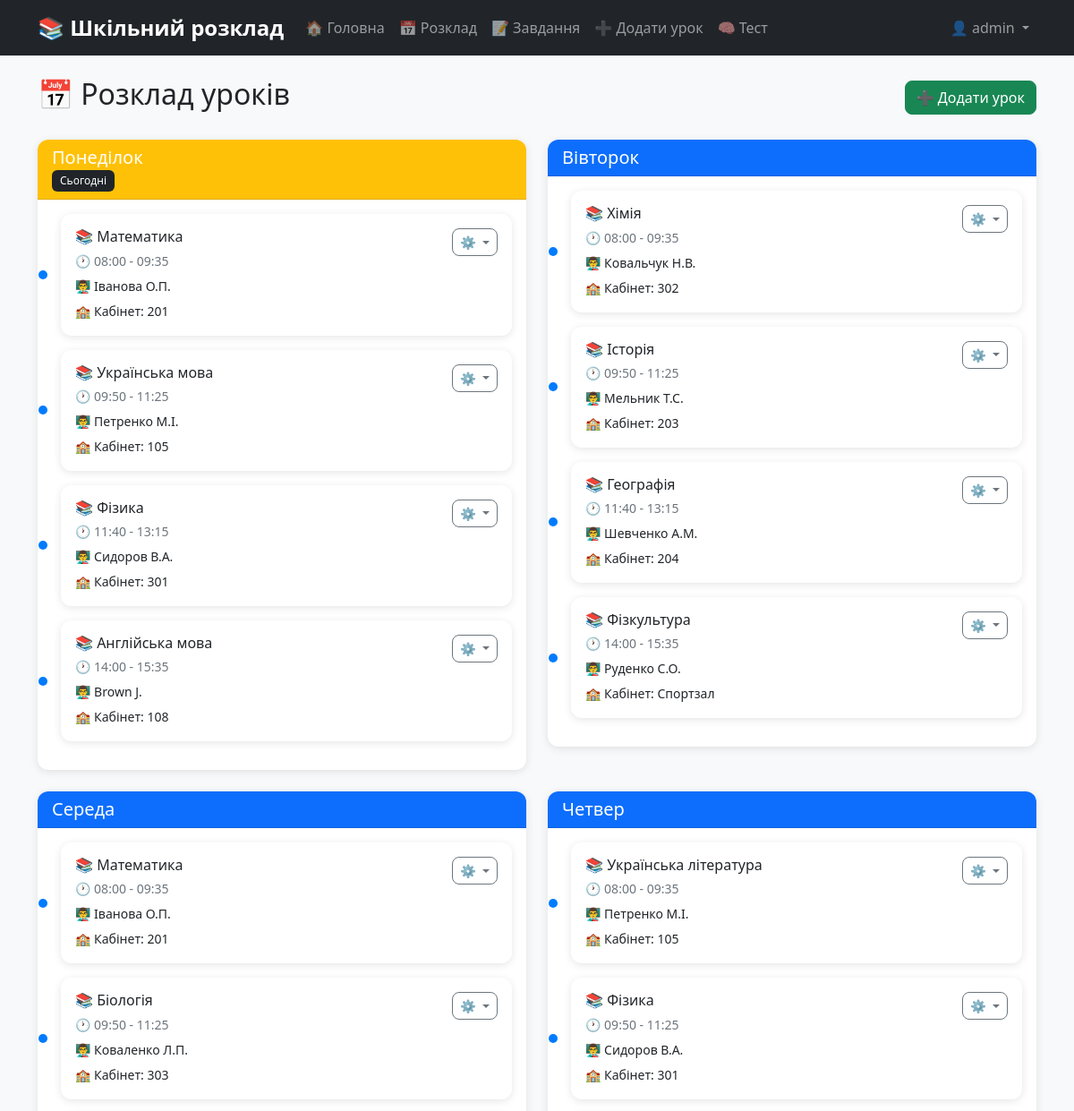
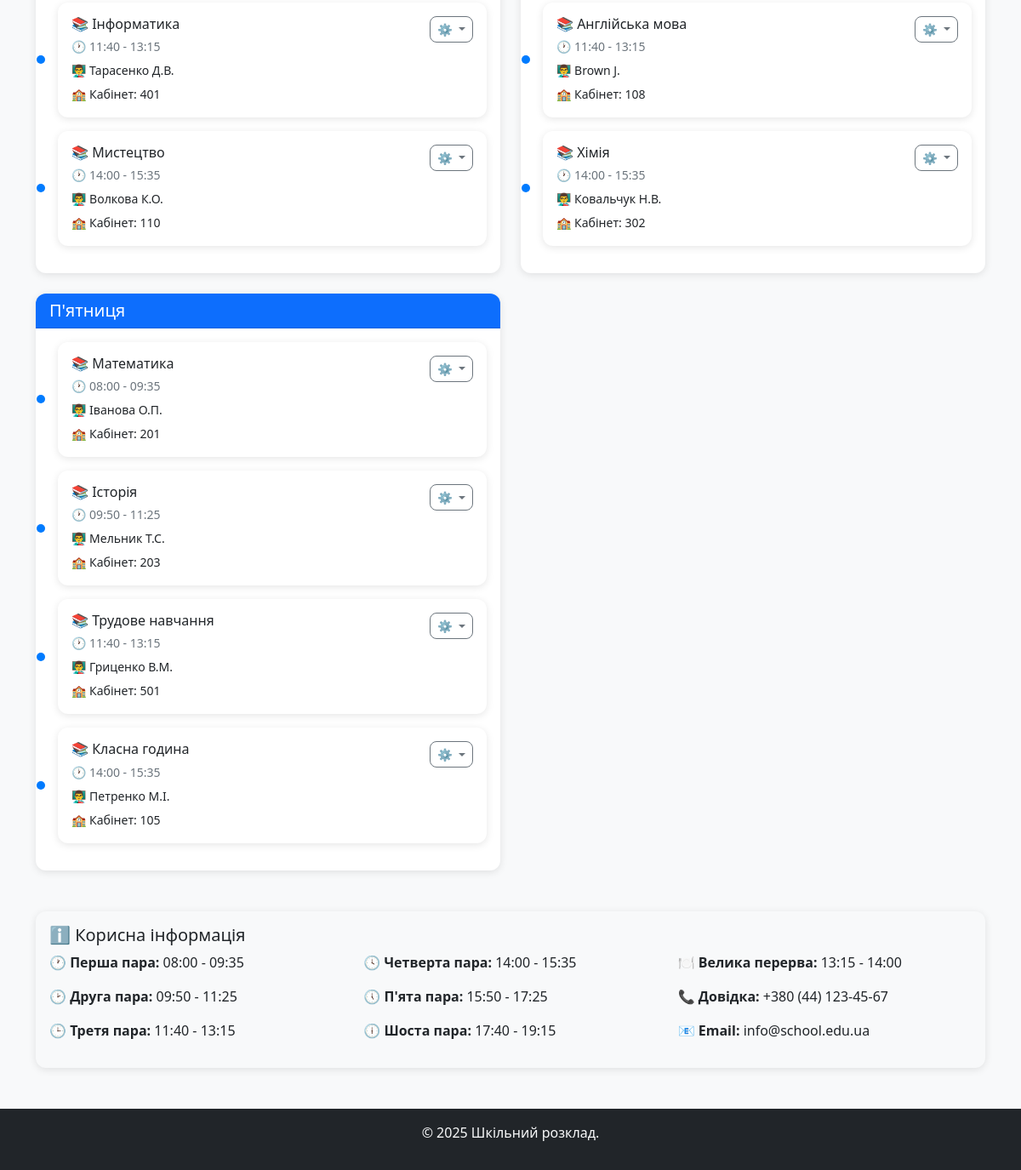
The page /schedule (signed in) on the database its author committed (2 pictures, top to bottom).
### tables this page shows
CREATE TABLE lessons (
            id INTEGER PRIMARY KEY AUTOINCREMENT,
            subject TEXT NOT NULL,
            teacher TEXT NOT NULL,
            classroom TEXT NOT NULL,
            day_of_week TEXT NOT NULL,
            time_start TEXT NOT NULL,
            time_end TEXT NOT NULL,
            created_by INTEGER,
            created_at TIMESTAMP DEFAULT CURRENT_TIMESTAMP,
            FOREIGN KEY (created_by) REFERENCES users (id)
        );

### app.py (the view)
@app.route('/schedule')
@login_required
def schedule():
    conn = get_db_connection()
    lessons = conn.execute(
        'SELECT * FROM lessons ORDER BY day_of_week, time_start'
    ).fetchall()
    conn.close()
    schedule_by_day = {}
    days = ['Понеділок', 'Вівторок', 'Середа', 'Четвер', 'П\'ятниця']
    for day in days:
        schedule_by_day[day] = [lesson for lesson in lessons if lesson['day_of_week'] == day]
    return render_template('schedule.html', schedule=schedule_by_day)

### app.py (called while the page is built)
def get_db_connection():
    conn = sqlite3.connect('school_schedule.db')
    conn.row_factory = sqlite3.Row
    return conn

def login_required(f):
    from functools import wraps
    @wraps(f)
    def decorated_function(*args, **kwargs):
        if 'user_id' not in session:
            return redirect(url_for('login'))
        return f(*args, **kwargs)
    return decorated_function

### templates/schedule.html (shortened to what this page needs)
{% extends "base.html" %}
{% block content %}
<div class="d-flex justify-content-between align-items-center mb-4">
    <h2>📅 Розклад уроків</h2>
    {% if session.role in ['admin', 'teacher'] %}
        <a href="{{ url_for('add_lesson') }}" class="btn btn-success">➕ Додати урок</a>
    {% endif %}
</div>
<div class="row">
    {% for day, lessons in schedule.items() %}
    <div class="col-lg-6 mb-4">
        <div class="card">
            <div class="card-header bg-primary text-white">
                <h5 class="mb-0">{{ day }}</h5>
            </div>
            <div class="card-body">
                {% if lessons %}
                    <div class="timeline">
                        {% for lesson in lessons %}
                        <div class="timeline-item mb-3">
                            <div class="card border-start border-4 border-info">
                                <div class="card-body">
                                    <div class="d-flex justify-content-between align-items-start">
                                        <div>
                                            <h6 class="card-title mb-1">📚 {{ lesson.subject }}</h6>
                                            <p class="card-text mb-1">
                                                <small class="text-muted">
                                                    🕐 {{ lesson.time_start }} - {{ lesson.time_end }}
                                                </small>
                                            </p>
                                            <p class="card-text mb-1">
                                                <small>👨‍🏫 {{ lesson.teacher }}</small>
                                            </p>
                                            <p class="card-text mb-0">
                                                <small>🏫 Кабінет: {{ lesson.classroom }}</small>
                                            </p>
                                        </div>
                                        {% if session.role in ['admin', 'teacher'] %}
                                        <div class="dropdown">
                                            <button class="btn btn-sm btn-outline-secondary dropdown-toggle"
                                                    type="button" data-bs-toggle="dropdown">
                                                ⚙️
                                            </button>
                                        </div>
                                        {% endif %}
                                    </div>
                                </div>
                            </div>
                        </div>
                        {% endfor %}
                    </div>
                {% endif %}
            </div>
        </div>
    </div>
    {% endfor %}
</div>
<div class="row mt-4">
    <div class="col-12">
        <div class="card bg-light">
            <div class="card-body">
                <h5>ℹ️ Корисна інформація</h5>
                <div class="row">
                    <div class="col-md-4">
                        <p><strong>🕐 Перша пара:</strong> 08:00 - 09:35</p>
                        <p><strong>🕑 Друга пара:</strong> 09:50 - 11:25</p>
                        <p><strong>🕒 Третя пара:</strong> 11:40 - 13:15</p>
                    </div>
                    <div class="col-md-4">
                        <p><strong>🕓 Четверта пара:</strong> 14:00 - 15:35</p>
                        <p><strong>🕔 П'ята пара:</strong> 15:50 - 17:25</p>
                        <p><strong>🕕 Шоста пара:</strong> 17:40 - 19:15</p>
                    </div>
                    <div class="col-md-4">
                        <p><strong>🍽️ Велика перерва:</strong> 13:15 - 14:00</p>
                        <p><strong>📞 Довідка:</strong> +380 (44) 123-45-67</p>
                        <p><strong>📧 Email:</strong> info@school.edu.ua</p>
                    </div>
                </div>
            </div>
        </div>
    </div>
</div>
{% endblock %}

### templates/base.html (shortened to what this page needs)
<!DOCTYPE html>
<html lang="uk">
<head>
    <link href="https://cdn.jsdelivr.net/npm/bootstrap@5.1.3/dist/css/bootstrap.min.css" rel="stylesheet">
    <link rel="stylesheet" href="{{ url_for('static', filename='css/style.css') }}">
</head>
<body>
    <nav class="navbar navbar-expand-lg navbar-dark bg-dark">
        <div class="container">
            <a class="navbar-brand" href="{{ url_for('index') }}">📚 Шкільний розклад</a>
            <div class="collapse navbar-collapse" id="navbarNav">
                <ul class="navbar-nav me-auto">
                    <li class="nav-item">
                        <a class="nav-link" href="{{ url_for('index') }}">🏠 Головна</a>
                    </li>
                    {% if session.user_id %}
                        <li class="nav-item">
                            <a class="nav-link" href="{{ url_for('schedule') }}">📅 Розклад</a>
                        </li>
                        <li class="nav-item">
                            <a class="nav-link" href="{{ url_for('tasks') }}">📝 Завдання</a>
                        </li>
                        {% if session.role in ['admin', 'teacher'] %}
                            <li class="nav-item">
                                <a class="nav-link" href="{{ url_for('add_lesson') }}">➕ Додати урок</a>
                            </li>
                        {% endif %}
                    {% endif %}
                    <li class="nav-item">
                        <a class="nav-link" href="{{ url_for('test') }}">🧠 Тест</a>
                    </li>
                </ul>
                <ul class="navbar-nav">
                    {% if session.user_id %}
                        <li class="nav-item dropdown">
                            <a class="nav-link dropdown-toggle" href="#" role="button" data-bs-toggle="dropdown">
                                👤 {{ session.username }}
                            </a>
                        </li>
                    {% endif %}
                </ul>
            </div>
        </div>
    </nav>
    <main class="container mt-4">
        {% block content %}{% endblock %}
    </main>
    <footer class="bg-dark text-light text-center py-3 mt-5">
        <div class="container">
            <p>&copy; 2025 Шкільний розклад.</p>
        </div>
    </footer>
</body>
</html>

### static/css/style.css (style rules this page uses)
body { font-family: 'Segoe UI', Tahoma, Geneva, Verdana, sans-serif; background-color: #f8f9fa; }
.navbar-brand { font-weight: bold; font-size: 1.5rem; }
.navbar-nav .nav-link { font-weight: 500; transition: color 0.3s ease; }
.card { border: none; border-radius: 12px; box-shadow: 0 2px 10px rgba(0, 0, 0, 0.1); transition: transform 0.2s ease, box-shadow 0.2s ease; }
.card-header { border-radius: 12px 12px 0 0 !important; font-weight: 600; }
.btn { border-radius: 8px; font-weight: 500; transition: all 0.3s ease; }
.timeline { position: relative; }
.timeline-item { position: relative; margin-bottom: 1rem; }
.timeline-item::before { content: ''; position: absolute; left: -15px; top: 50%; transform: translateY(-50%); width: 10px; height: 10px; background-color: #007bff; border-radius: 50%; z-index: 2; }
.timeline-item .card { margin-left: 10px; }
footer { margin-top: auto; }
.card { animation: fadeIn 0.6s ease-out; }
.border-start { border-left: var(--bs-border-width) var(--bs-border-style) var(--bs-border-color) !important; }
.border-4 { border-width: 4px !important; }
.border-info { --bs-border-color: #0dcaf0; }

### rows shown on the page
lessons: subject "Математика", time_start "08:00", time_end "09:35", teacher "Іванова О.П.", classroom "201"
lessons: subject "Українська мова", time_start "09:50", time_end "11:25", teacher "Петренко М.І.", classroom "105"
lessons: subject "Фізика", time_start "11:40", time_end "13:15", teacher "Сидоров В.А.", classroom "301"
lessons: subject "Англійська мова", time_start "14:00", time_end "15:35", teacher "Brown J.", classroom "108"
lessons: subject "Хімія", time_start "08:00", time_end "09:35", teacher "Ковальчук Н.В.", classroom "302"
lessons: subject "Історія", time_start "09:50", time_end "11:25", teacher "Мельник Т.С.", classroom "203"
lessons: subject "Географія", time_start "11:40", time_end "13:15", teacher "Шевченко А.М.", classroom "204"
lessons: subject "Фізкультура", time_start "14:00", time_end "15:35", teacher "Руденко С.О.", classroom "Спортзал"
lessons: subject "Математика", time_start "08:00", time_end "09:35", teacher "Іванова О.П.", classroom "201"
lessons: subject "Біологія", time_start "09:50", time_end "11:25", teacher "Коваленко Л.П.", classroom "303"
lessons: subject "Інформатика", time_start "11:40", time_end "13:15", teacher "Тарасенко Д.В.", classroom "401"
lessons: subject "Мистецтво", time_start "14:00", time_end "15:35", teacher "Волкова К.О.", classroom "110"
lessons: subject "Українська література", time_start "08:00", time_end "09:35", teacher "Петренко М.І.", classroom "105"
lessons: subject "Фізика", time_start "09:50", time_end "11:25", teacher "Сидоров В.А.", classroom "301"
lessons: subject "Англійська мова", time_start "11:40", time_end "13:15", teacher "Brown J.", classroom "108"
lessons: subject "Хімія", time_start "14:00", time_end "15:35", teacher "Ковальчук Н.В.", classroom "302"
lessons: subject "Математика", time_start "08:00", time_end "09:35", teacher "Іванова О.П.", classroom "201"
lessons: subject "Історія", time_start "09:50", time_end "11:25", teacher "Мельник Т.С.", classroom "203"
lessons: subject "Трудове навчання", time_start "11:40", time_end "13:15", teacher "Гриценко В.М.", classroom "501"
lessons: subject "Класна година", time_start "14:00", time_end "15:35", teacher "Петренко М.І.", classroom "105"

### other values the page prints
{{ session.username }} "admin"
{{ day }} "Понеділок" "Вівторок" "Середа" "Четвер" "П'ятниця"
